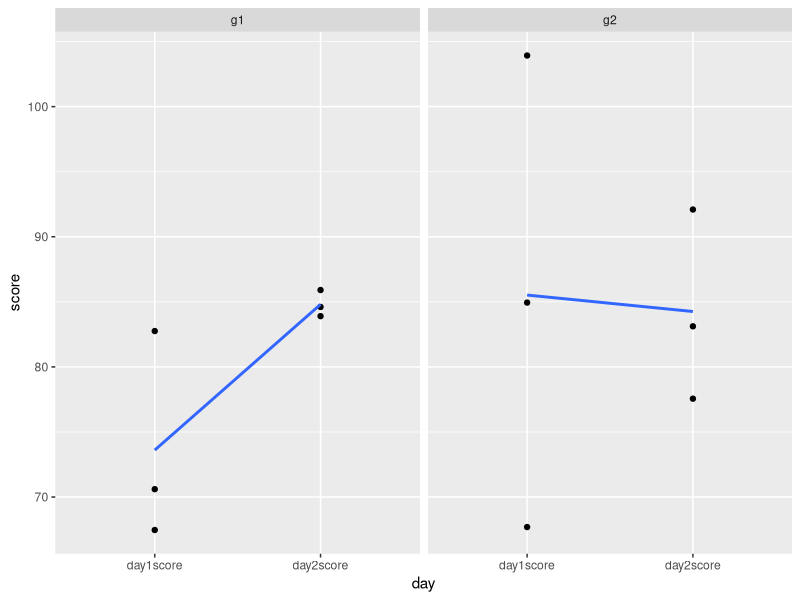

Recreate this plot in R.
# tidyr - Remodelagem de Dados 

# Instalando os pacotes
install.packages("tidyr")
install.packages("ggplot2")
install.packages("magrittr")
library(magrittr)
library(tidyr)
library(ggplot2)

# Criando Dados
df <- data.frame(
  nome = c("Game of Thrones", "Mr. Robot", "Silicon Valley"),
  regiaoA = c(97, 80, 84),
  regiaoB = c(86,90,91)
)
df



df %>% gather(Regiao, NotaFinal, regiaoA:regiaoB)

# Criando Dados
set.seed(10)
df2 <- data.frame(
  id = 1:4,
  acao = sample(rep(c("controle", "tratamento"), each = 2)),
  work.T1 = runif(4),
  home.T1 = runif(4),
  work.T2 = runif(4),
  home.T2 = runif(4)
)
df2

# Reshape 1
df2_organizado1 <- df2 %>%
  gather(key, time, -id, -acao)

df2_organizado1 %>% head(8)

# Reshape 2
df2_organizado2 <- df2_organizado1 %>%
  separate(key, into = c("localidade", "tempo"), sep = "\\.")

df2_organizado2 %>% head(8)

# Mais um exemplo
set.seed(1)
df3 <- data.frame(
  participante = c("p1", "p2", "p3", "p4", "p5", "p6"), 
  info = c("g1m", "g1m", "g1f", "g2m", "g2m", "g2m"),
  day1score = rnorm(n = 6, mean = 80, sd = 15),
  day2score = rnorm(n = 6, mean = 80, sd = 8)
)

print(df3)

# Reshape dos dados
df3 %>%
  gather(day, score, c(day1score, day2score))

df3 %>%
  gather(day, score, c(day1score, day2score)) %>%
  spread(day, score)

df3 %>%
  gather(day, score, c(day1score, day2score))%>%
  separate(col = info, into = c("group", "gender"), sep = 2)

df3 %>%
  gather(day, score, c(day1score, day2score))%>%
  separate(col = info, into = c("group", "gender"), sep = 2) %>%
  unite(infoAgain, group, gender)

df3 %>%
  gather(day, score, c(day1score, day2score))%>%
  separate(col = info, into = c("group", "gender"), sep = 2) %>%
  ggplot(aes(x = day, y = score)) +
  geom_point() +
  facet_wrap(~ group) +
  geom_smooth(method = "lm", aes(group = 1), se = F)









